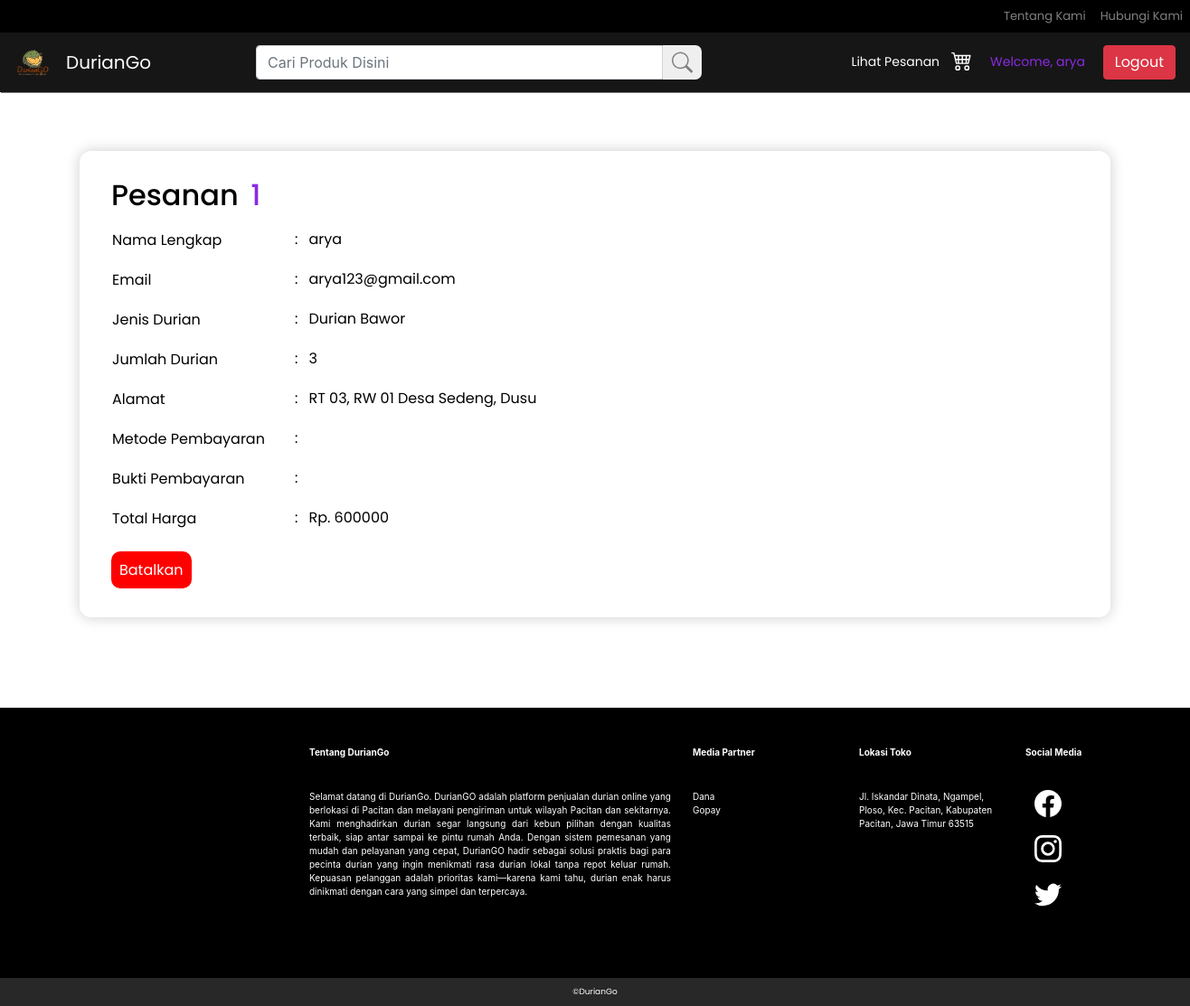
The page /lihatpesanan.php (signed in) on the database as committed earlier.
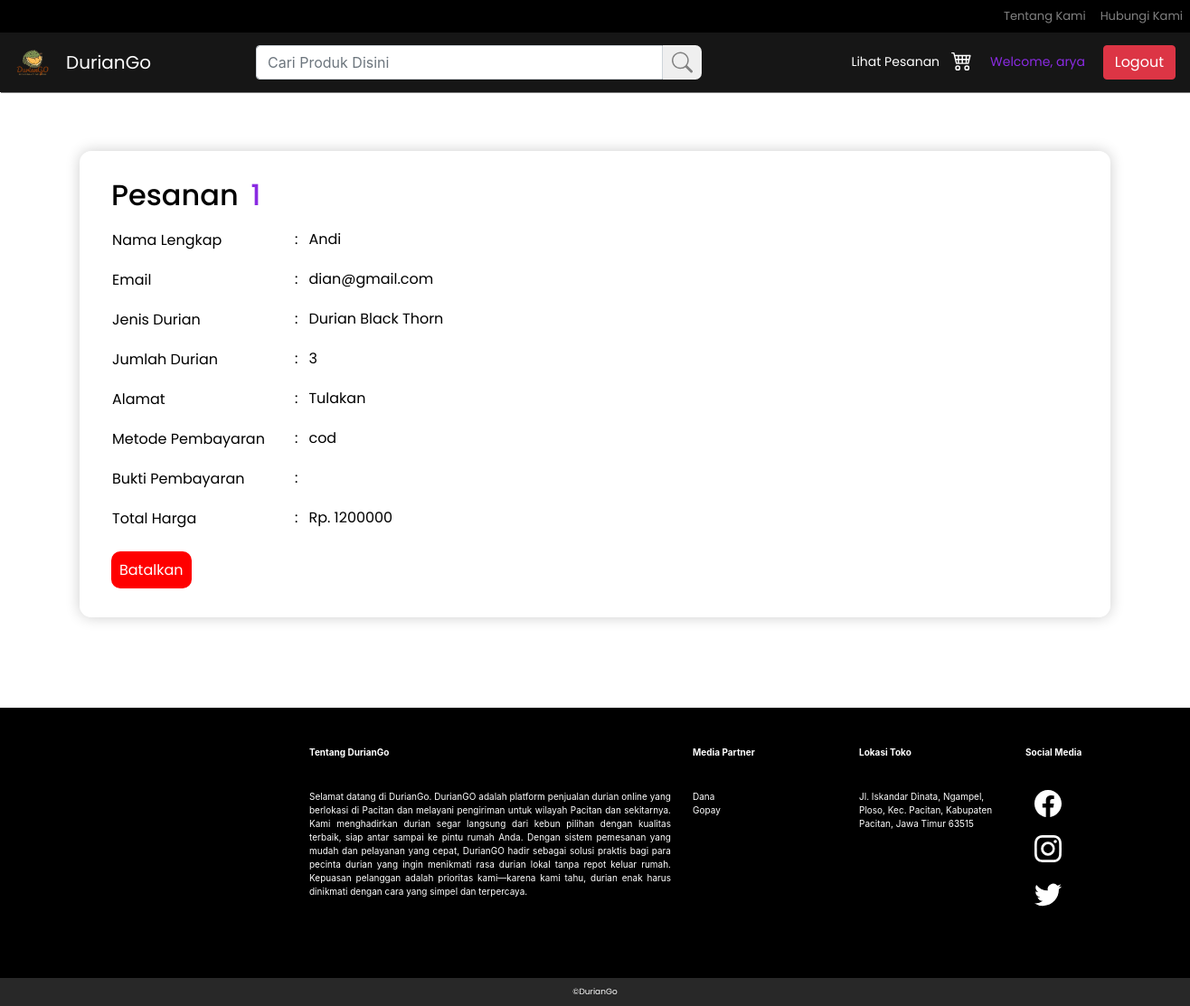
The same page on the database as committed later.
### tables this page shows
CREATE TABLE `pesanan` (
  `idpesanan` int(30) NOT NULL,
  `id` int(30) NOT NULL,
  `nama` varchar(30) NOT NULL,
  `email` varchar(30) NOT NULL,
  `jenisdurian` varchar(30) NOT NULL,
  `alamat` varchar(30) NOT NULL,
  `metodePembayaran` varchar(50) NOT NULL,
  `buktiPembayaran` varchar(50) NOT NULL,
  `jumlah` int(30) NOT NULL,
  `total` int(30) NOT NULL
);

### lihatpesanan.php (the view, shortened to what the changed rows need)
<!doctype html>
<html lang="en">
<head>
    <link rel="stylesheet" href="style.css">
    <link rel="stylesheet" href="https://cdn.jsdelivr.net/npm/bootstrap@4.6.2/dist/css/bootstrap.min.css">
</head>
<body>
    <section>
        <?php
        $angka = 0;
        include "konek.php";
        $nama = $_SESSION['username'];
        $query = mysqli_query($konek, "SELECT * from login where username ='$nama'");
        while ($data = mysqli_fetch_array($query)) {
            $id = $data['id'];
        }
        include 'konek.php';
        $query = mysqli_query($konek, "select * from pesanan where id = '$id'");
        while ($data = mysqli_fetch_array($query)) {
            $angka = $angka + 1; ?>
            <div class="editlihattiket container" style="display: flex;">
                <div class="formleft container" style="padding-left: 20px;padding-top:10px;margin-right:10px; padding-right:0px;padding-bottom:20px;">
                    <h2>Pesanan <span style="margin-left: 5px; color:blueviolet;"> <?php echo $angka; ?></span> </h2>
                    <table>
                        <tr>
                            <td>
                                <label style="margin-top:10px;width:200px;" for="inputnama">Nama Lengkap</label>
                            </td>
                            <td>:</td>
                            <td> <span style="margin-left: 10px;margin-bottom: 20px;"> <?php echo $data['nama']; ?></span></td>
                        </tr>
                        <tr>
                            <td>
                                <label style="margin-top:10px;width:200px;" for="inputnama">Email</label>
                            </td>
                            <td>:</td>
                            <td> <span style="margin-left: 10px;margin-bottom: 20px;"><?php echo $data['email']; ?></span></td>
                        </tr>
                        <tr>
                            <td>
                                <label style="margin-top:10px;width:200px;" for="inputnama">Jenis Durian</label>
                            </td>
                            <td>:</td>
                            <td> <span style="margin-left: 10px;margin-bottom: 20px;"> <?php echo $data['jenisdurian']; ?></span></td>
                        </tr>
                        <tr>
                            <td>
                                <label style="margin-top:10px;width:200px;" for="inputnama">Jumlah Durian</label>
                            </td>
                            <td>:</td>
                            <td> <span style="margin-left: 10px;margin-bottom: 20px;"><?php echo $data['jumlah']; ?> </span></td>
                        </tr>
                        <tr>
                            <td>
                                <label style="margin-top:10px;width:200px;" for="inputnama">Alamat</label>
                            </td>
                            <td>:</td>
                            <td> <span style="margin-left: 10px;margin-bottom: 20px;"><?php echo $data['alamat']; ?> </span></td>
                        </tr>
                        <tr>
                            <td>
                                <label style="margin-top:10px;width:200px;" for="inputnama">Metode Pembayaran</label>
                            </td>
                            <td>:</td>
                            <td> <span style="margin-left: 10px;margin-bottom: 20px;"> <?php echo $data['metodePembayaran']; ?></span></td>
                        </tr>
                        <tr>
                            <td>
                                <label style="margin-top:10px;width:200px;" for="inputnama">Bukti Pembayaran</label>
                            </td>
                            <td>:</td>
                            <td> </td>
                        </tr>
                        <tr>
                            <td>
                                <label style="margin-top:10px;width:200px;" for="inputnama">Total Harga</label>
                            </td>
                            <td>:</td>
                            <td> <span style="margin-left: 10px;margin-bottom: 20px;">Rp. <?php echo $data['total']; ?> </span></td>
                        </tr>
                    </table>
                    <br>
                    <a href=hapuspesanan.php?id=<?php echo $data['idpesanan']; ?> style="text-decoration:none;padding:9px; font-size:16px;margin-left: 0px; background-color: red ; border-style:none; font-family: Poppins; color:white;border-radius:10px;">Batalkan</a>
                </div>
            </div>
        <?php } ?>
    </section>
    <div class="footer" id="aboutus" style="background-color: black; margin-left: 0px; margin-right: 0px; margin-top:100px; padding: 30px; display: flex; text-align: center;">
        <table class="table table-borderless responsive-2" style="color: white; font-size: 10px; text-align: left; margin-left: 300px; margin-right: 300px; overflow-x:auto;">
            <thead>
                <tr>
                    <th scope="col">
                        <li class="list-group" style="margin-bottom: 10px; width: 400px;">Tentang DurianGo</li>
                    </th>
                    <th scope="col">
                        <li class="list-group" style="margin-bottom: 10px; width: 160px;">Media Partner</li>
                    </th>
                    <th scope="col">
                        <li class="list-group" style="margin-bottom: 10px; width: 160px;">Lokasi Toko</li>
                    </th>
                    <th scope="col">
                        <li class="list-group" style="margin-bottom: 10px; width: 160px;">Social Media</li>
                    </th>
                </tr>
            </thead>
        </table>
    </div>
</body>
</html>

Rows that differ between the two databases and show on the page:
removed pesanan: nama "arya", email "arya123@gmail.com", jenisdurian "Durian Bawor", jumlah "3", alamat "RT 03, RW 01 Desa Sedeng, Dusu", total "600000"
added pesanan: nama "Andi", email "dian@gmail.com", jenisdurian "Durian Black Thorn", jumlah "3", alamat "Tulakan", metodePembayaran "cod", total "1200000"
